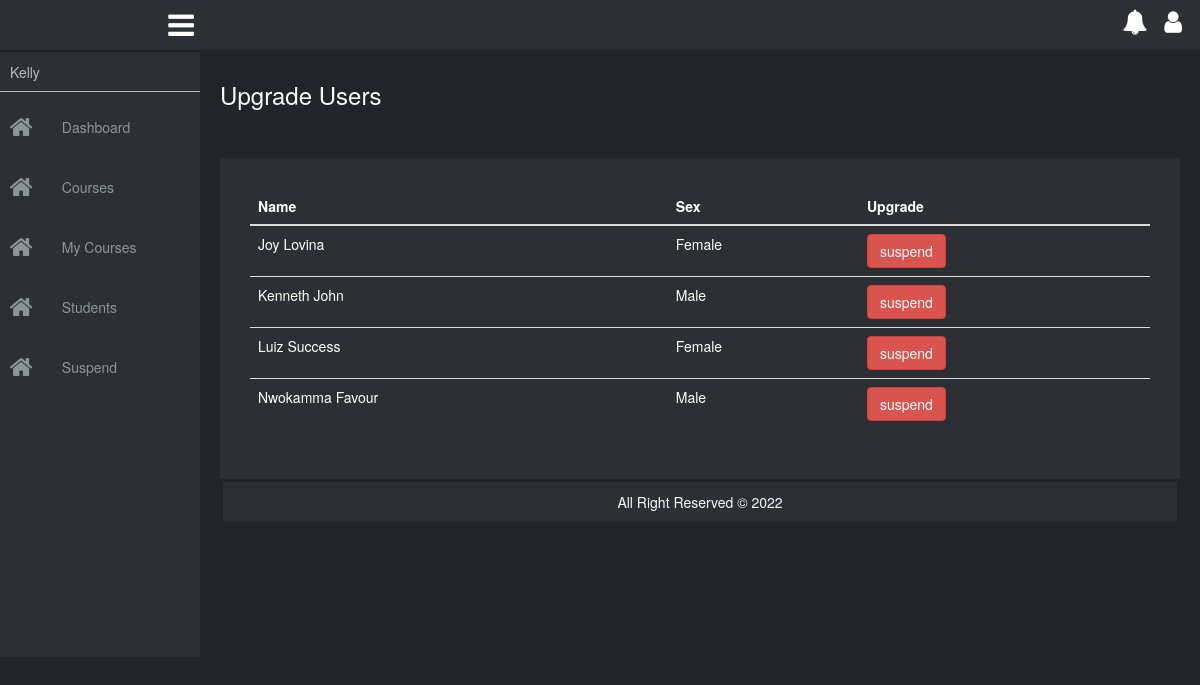
The page /suspend (signed in) on the database its author committed.
### tables this page shows
CREATE TABLE `users` (
  `id` int(11) NOT NULL,
  `fn` varchar(30) NOT NULL,
  `ln` varchar(30) NOT NULL,
  `email` varchar(50) NOT NULL,
  `pn` varchar(20) NOT NULL,
  `password` varchar(50) NOT NULL,
  `ms` varchar(20) NOT NULL,
  `date` date NOT NULL,
  `level` varchar(7) NOT NULL,
  `sex` varchar(7) NOT NULL,
  `picture` text NOT NULL,
  `last_login` date NOT NULL,
  `status` varchar(10) NOT NULL
);

### config/dblink.php (called while the page is built, shortened)
<?php
class DB{
private $connect = NULL;
public function __construct()
  {
$servername = "localhost";
$username = "root";
$password = "";
$dbname = "elearn2";
  $this->connect = "";
  try{
  $this->connect = new PDO("mysql:host=$servername;dbname=$dbname", $username, $password);
  $this->connect->setAttribute(PDO::ATTR_ERRMODE, PDO::ERRMODE_EXCEPTION);
  $this->connect->exec("SET CHARACTER SET utf8");
    }
  catch(PDOException $e) {
  echo 'Error: ' . $e->getMessage();
        }
  }
 public function tbl_select($tblquery,$tblvalue = array())
 {
 try{
  $stmt = $this->connect->prepare($tblquery);
  $stmt->execute($tblvalue);
  $results = $stmt->fetchAll(PDO::FETCH_ASSOC);
  return $results;
} catch(PDOException $e) {
    echo 'Error: ' . $e->getMessage();
  }
 }
  }
?>

### page/suspend.php (the view, shortened to what this page needs)
<div class="main-body">
    <h3 class="title">Upgrade Users</h3>
    <div class="row no-p row-box" style="padding:30px;">
        <div class="col-xs-12 no-p">
            <table class="table">
                <thead>
                    <tr>
                        <th>Name</th>
                        <th>Sex</th>
                        <th>Upgrade</th>
                    </tr>
                </thead>
                <tbody>
                    <tr>
                        <?php
                            $tblquery = "SELECT * FROM users WHERE level != 'Admin' ORDER BY ln";
                            $tblvalue = array();
                            $select = $collect->tbl_select($tblquery, $tblvalue);
                            foreach($select as $data){
                                extract($data);
                                ?>
                                <?php
                                    if($status == "Active"){
                                        echo "
                                            <tr>
                                                <td>$ln $fn</td>
                                                <td>$sex</td>
                                                <td>
                                                    <form action='suspend2' method='POST' style='margin:0px;padding:0px;'>
                                                        <input type='hidden' name='id' value='$id'>
                                                        <input type='hidden' name='level' value='$level'>
                                                        <input type='submit' name='suspend' value='suspend' class='btn btn-danger'>
                                                    </form>
                                                </td>
                                            </tr>
                                        ";
                                    }
                            }
                        ?>
                    </tr>
                </tbody>
            </table>
        </div>
    </div>

### css/style.css (style rules this page uses)
body { background: #22242a; box-sizing: border-box; margin: 0; padding: 0; }
.container, .container-fluid, .no-p, .row { margin: 0; padding: 0; }
table tr th, table tr td { color:#ffffff; }
.row-box { background: #2C3034; margin-top: 50px; min-height: 50px; }
.main-body { margin: 20px; margin-top: 30px; padding: 0px; }
.main-body .title { color:#F8F9FA; }

### rows shown on the page
users: ln "Joy", fn "Lovina", sex "Female"
users: ln "Kenneth", fn "John", sex "Male"
users: ln "Luiz", fn "Success", sex "Female"
users: ln "Nwokamma", fn "Favour", sex "Male"

### other values the page prints
$_SESSION['fn'] "Kelly"
